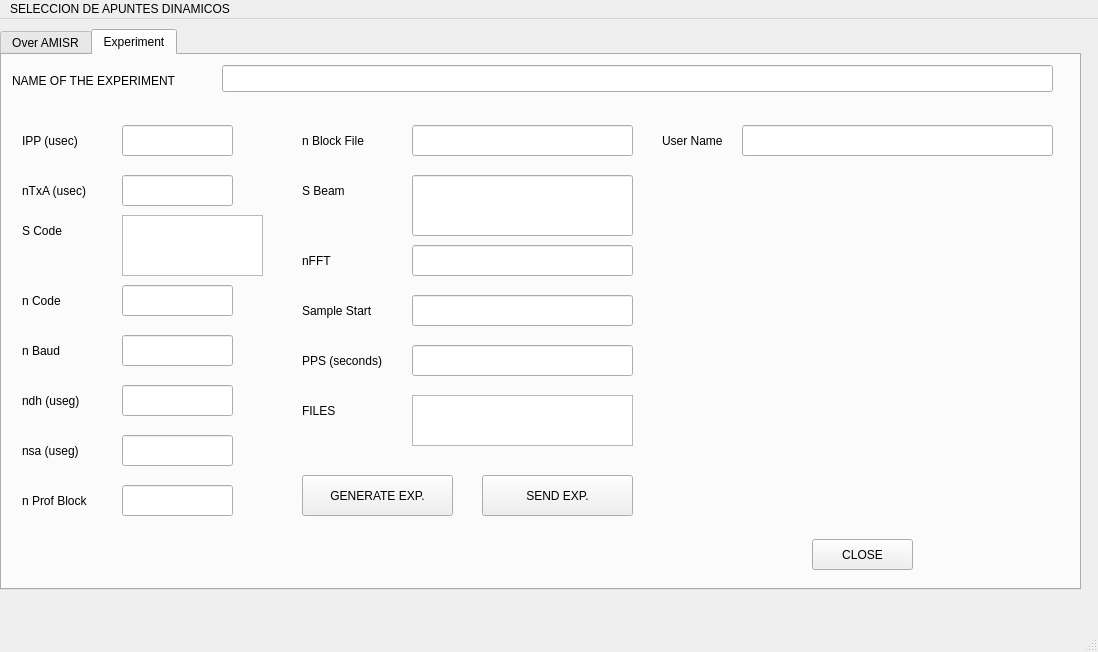
<?xml version="1.0" encoding="UTF-8"?>
<ui version="4.0">
 <class>MainWindow</class>
 <widget class="QMainWindow" name="MainWindow">
  <property name="geometry">
   <rect>
    <x>0</x>
    <y>0</y>
    <width>1098</width>
    <height>652</height>
   </rect>
  </property>
  <property name="maximumSize">
   <size>
    <width>16777215</width>
    <height>16777215</height>
   </size>
  </property>
  <property name="windowTitle">
   <string>MainWindow</string>
  </property>
  <widget class="QWidget" name="centralwidget">
   <widget class="QTabWidget" name="tabWidget">
    <property name="geometry">
     <rect>
      <x>0</x>
      <y>10</y>
      <width>1081</width>
      <height>561</height>
     </rect>
    </property>
    <property name="currentIndex">
     <number>1</number>
    </property>
    <widget class="QWidget" name="TOTALPATTERN">
     <attribute name="title">
      <string>Over AMISR</string>
     </attribute>
     <widget class="MplWidget" name="MplWidget" native="true">
      <property name="geometry">
       <rect>
        <x>0</x>
        <y>0</y>
        <width>601</width>
        <height>531</height>
       </rect>
      </property>
      <property name="sizePolicy">
       <sizepolicy hsizetype="Preferred" vsizetype="Preferred">
        <horstretch>0</horstretch>
        <verstretch>0</verstretch>
       </sizepolicy>
      </property>
     </widget>
     <widget class="QLabel" name="label_Altitude">
      <property name="geometry">
       <rect>
        <x>630</x>
        <y>160</y>
        <width>121</width>
        <height>21</height>
       </rect>
      </property>
      <property name="text">
       <string>ALTITUDE (km)</string>
      </property>
     </widget>
     <widget class="QLabel" name="label_Elevation">
      <property name="geometry">
       <rect>
        <x>800</x>
        <y>80</y>
        <width>111</width>
        <height>20</height>
       </rect>
      </property>
      <property name="text">
       <string>ELEVATION</string>
      </property>
     </widget>
     <widget class="QDateEdit" name="fecha_in">
      <property name="geometry">
       <rect>
        <x>630</x>
        <y>40</y>
        <width>110</width>
        <height>27</height>
       </rect>
      </property>
     </widget>
     <widget class="QLineEdit" name="lineEdit_azimuth">
      <property name="geometry">
       <rect>
        <x>630</x>
        <y>110</y>
        <width>113</width>
        <height>30</height>
       </rect>
      </property>
      <property name="sizePolicy">
       <sizepolicy hsizetype="Expanding" vsizetype="Preferred">
        <horstretch>0</horstretch>
        <verstretch>0</verstretch>
       </sizepolicy>
      </property>
     </widget>
     <widget class="QLabel" name="label_Azimuth">
      <property name="geometry">
       <rect>
        <x>630</x>
        <y>80</y>
        <width>66</width>
        <height>21</height>
       </rect>
      </property>
      <property name="text">
       <string>AZIMUTH</string>
      </property>
     </widget>
     <widget class="QWidget" name="layoutWidget">
      <property name="geometry">
       <rect>
        <x>630</x>
        <y>230</y>
        <width>301</width>
        <height>51</height>
       </rect>
      </property>
      <layout class="QHBoxLayout" name="horizontalLayout_4">
       <item>
        <spacer name="horizontalSpacer_8">
         <property name="orientation">
          <enum>Qt::Horizontal</enum>
         </property>
         <property name="sizeHint" stdset="0">
          <size>
           <width>48</width>
           <height>20</height>
          </size>
         </property>
        </spacer>
       </item>
       <item>
        <widget class="QPushButton" name="pushButton_addbeam">
         <property name="text">
          <string>ADD BEAM</string>
         </property>
        </widget>
       </item>
       <item>
        <spacer name="horizontalSpacer_9">
         <property name="orientation">
          <enum>Qt::Horizontal</enum>
         </property>
         <property name="sizeHint" stdset="0">
          <size>
           <width>48</width>
           <height>20</height>
          </size>
         </property>
        </spacer>
       </item>
       <item>
        <widget class="QPushButton" name="pushButton_del">
         <property name="text">
          <string>Delete 1</string>
         </property>
        </widget>
       </item>
       <item>
        <spacer name="horizontalSpacer_10">
         <property name="orientation">
          <enum>Qt::Horizontal</enum>
         </property>
         <property name="sizeHint" stdset="0">
          <size>
           <width>48</width>
           <height>20</height>
          </size>
         </property>
        </spacer>
       </item>
      </layout>
     </widget>
     <widget class="QWidget" name="layoutWidget_2">
      <property name="geometry">
       <rect>
        <x>890</x>
        <y>190</y>
        <width>181</width>
        <height>29</height>
       </rect>
      </property>
      <layout class="QHBoxLayout" name="horizontalLayout_5">
       <item>
        <spacer name="horizontalSpacer_11">
         <property name="orientation">
          <enum>Qt::Horizontal</enum>
         </property>
         <property name="sizeHint" stdset="0">
          <size>
           <width>48</width>
           <height>20</height>
          </size>
         </property>
        </spacer>
       </item>
       <item>
        <widget class="QPushButton" name="pushButton_plot">
         <property name="sizePolicy">
          <sizepolicy hsizetype="Expanding" vsizetype="Fixed">
           <horstretch>0</horstretch>
           <verstretch>0</verstretch>
          </sizepolicy>
         </property>
         <property name="text">
          <string>PLOT</string>
         </property>
        </widget>
       </item>
       <item>
        <spacer name="horizontalSpacer_12">
         <property name="orientation">
          <enum>Qt::Horizontal</enum>
         </property>
         <property name="sizeHint" stdset="0">
          <size>
           <width>48</width>
           <height>20</height>
          </size>
         </property>
        </spacer>
       </item>
      </layout>
     </widget>
     <widget class="QLineEdit" name="lineEdit_high">
      <property name="geometry">
       <rect>
        <x>630</x>
        <y>190</y>
        <width>251</width>
        <height>27</height>
       </rect>
      </property>
      <property name="sizePolicy">
       <sizepolicy hsizetype="Expanding" vsizetype="Expanding">
        <horstretch>0</horstretch>
        <verstretch>0</verstretch>
       </sizepolicy>
      </property>
     </widget>
     <widget class="QLineEdit" name="lineEdit_elevation">
      <property name="geometry">
       <rect>
        <x>800</x>
        <y>110</y>
        <width>181</width>
        <height>31</height>
       </rect>
      </property>
      <property name="sizePolicy">
       <sizepolicy hsizetype="Expanding" vsizetype="Preferred">
        <horstretch>0</horstretch>
        <verstretch>0</verstretch>
       </sizepolicy>
      </property>
     </widget>
     <widget class="QWidget" name="layoutWidget_3">
      <property name="geometry">
       <rect>
        <x>930</x>
        <y>230</y>
        <width>141</width>
        <height>51</height>
       </rect>
      </property>
      <layout class="QHBoxLayout" name="horizontalLayout_6">
       <item>
        <spacer name="horizontalSpacer_13">
         <property name="orientation">
          <enum>Qt::Horizontal</enum>
         </property>
         <property name="sizeHint" stdset="0">
          <size>
           <width>48</width>
           <height>20</height>
          </size>
         </property>
        </spacer>
       </item>
       <item>
        <widget class="QPushButton" name="pushButton_refresh">
         <property name="text">
          <string>RESET</string>
         </property>
        </widget>
       </item>
       <item>
        <spacer name="horizontalSpacer_14">
         <property name="orientation">
          <enum>Qt::Horizontal</enum>
         </property>
         <property name="sizeHint" stdset="0">
          <size>
           <width>48</width>
           <height>20</height>
          </size>
         </property>
        </spacer>
       </item>
      </layout>
     </widget>
     <widget class="QLabel" name="label_date">
      <property name="geometry">
       <rect>
        <x>630</x>
        <y>20</y>
        <width>66</width>
        <height>17</height>
       </rect>
      </property>
      <property name="text">
       <string>DATE</string>
      </property>
     </widget>
     <widget class="QTableWidget" name="tableWidget_lista">
      <property name="geometry">
       <rect>
        <x>630</x>
        <y>300</y>
        <width>401</width>
        <height>191</height>
       </rect>
      </property>
     </widget>
    </widget>
    <widget class="QWidget" name="SETEXPERIMENTS">
     <attribute name="title">
      <string>Experiment</string>
     </attribute>
     <widget class="QLabel" name="label_IPP">
      <property name="geometry">
       <rect>
        <x>20</x>
        <y>70</y>
        <width>66</width>
        <height>31</height>
       </rect>
      </property>
      <property name="text">
       <string>IPP (usec)</string>
      </property>
     </widget>
     <widget class="QLineEdit" name="lineEdit_IPP">
      <property name="geometry">
       <rect>
        <x>120</x>
        <y>70</y>
        <width>111</width>
        <height>31</height>
       </rect>
      </property>
     </widget>
     <widget class="QLabel" name="label_Tx">
      <property name="geometry">
       <rect>
        <x>20</x>
        <y>120</y>
        <width>81</width>
        <height>31</height>
       </rect>
      </property>
      <property name="text">
       <string>nTxA (usec)</string>
      </property>
     </widget>
     <widget class="QLabel" name="label_3">
      <property name="geometry">
       <rect>
        <x>20</x>
        <y>160</y>
        <width>66</width>
        <height>31</height>
       </rect>
      </property>
      <property name="text">
       <string>S Code</string>
      </property>
     </widget>
     <widget class="QLineEdit" name="lineEdit_Tx">
      <property name="geometry">
       <rect>
        <x>120</x>
        <y>120</y>
        <width>111</width>
        <height>31</height>
       </rect>
      </property>
     </widget>
     <widget class="QLineEdit" name="lineEdit_nCode">
      <property name="geometry">
       <rect>
        <x>120</x>
        <y>230</y>
        <width>111</width>
        <height>31</height>
       </rect>
      </property>
     </widget>
     <widget class="QLineEdit" name="lineEdit_nBaud">
      <property name="geometry">
       <rect>
        <x>120</x>
        <y>280</y>
        <width>111</width>
        <height>31</height>
       </rect>
      </property>
     </widget>
     <widget class="QLineEdit" name="lineEdit_ndh">
      <property name="geometry">
       <rect>
        <x>120</x>
        <y>330</y>
        <width>111</width>
        <height>31</height>
       </rect>
      </property>
     </widget>
     <widget class="QLineEdit" name="lineEdit_nsa">
      <property name="geometry">
       <rect>
        <x>120</x>
        <y>380</y>
        <width>111</width>
        <height>31</height>
       </rect>
      </property>
     </widget>
     <widget class="QLineEdit" name="lineEdit_nProfBlock">
      <property name="geometry">
       <rect>
        <x>120</x>
        <y>430</y>
        <width>111</width>
        <height>31</height>
       </rect>
      </property>
     </widget>
     <widget class="QLineEdit" name="lineEdit_nBlockFile">
      <property name="geometry">
       <rect>
        <x>410</x>
        <y>70</y>
        <width>221</width>
        <height>31</height>
       </rect>
      </property>
     </widget>
     <widget class="QLabel" name="label">
      <property name="geometry">
       <rect>
        <x>20</x>
        <y>230</y>
        <width>66</width>
        <height>31</height>
       </rect>
      </property>
      <property name="text">
       <string>n Code</string>
      </property>
     </widget>
     <widget class="QLabel" name="label_2">
      <property name="geometry">
       <rect>
        <x>20</x>
        <y>280</y>
        <width>66</width>
        <height>31</height>
       </rect>
      </property>
      <property name="text">
       <string>n Baud</string>
      </property>
     </widget>
     <widget class="QLabel" name="label_5">
      <property name="geometry">
       <rect>
        <x>20</x>
        <y>330</y>
        <width>81</width>
        <height>31</height>
       </rect>
      </property>
      <property name="text">
       <string>ndh (useg)</string>
      </property>
     </widget>
     <widget class="QLabel" name="label_6">
      <property name="geometry">
       <rect>
        <x>20</x>
        <y>380</y>
        <width>71</width>
        <height>31</height>
       </rect>
      </property>
      <property name="text">
       <string>nsa (useg)</string>
      </property>
     </widget>
     <widget class="QLabel" name="label_7">
      <property name="geometry">
       <rect>
        <x>20</x>
        <y>430</y>
        <width>91</width>
        <height>31</height>
       </rect>
      </property>
      <property name="text">
       <string>n Prof Block</string>
      </property>
     </widget>
     <widget class="QLabel" name="label_8">
      <property name="geometry">
       <rect>
        <x>300</x>
        <y>70</y>
        <width>91</width>
        <height>31</height>
       </rect>
      </property>
      <property name="text">
       <string>n Block File</string>
      </property>
     </widget>
     <widget class="QLabel" name="label_9">
      <property name="geometry">
       <rect>
        <x>300</x>
        <y>120</y>
        <width>66</width>
        <height>31</height>
       </rect>
      </property>
      <property name="text">
       <string>S Beam</string>
      </property>
     </widget>
     <widget class="QLabel" name="label_10">
      <property name="geometry">
       <rect>
        <x>300</x>
        <y>190</y>
        <width>66</width>
        <height>31</height>
       </rect>
      </property>
      <property name="text">
       <string>nFFT</string>
      </property>
     </widget>
     <widget class="QLabel" name="label_11">
      <property name="geometry">
       <rect>
        <x>300</x>
        <y>240</y>
        <width>91</width>
        <height>31</height>
       </rect>
      </property>
      <property name="text">
       <string>Sample Start</string>
      </property>
     </widget>
     <widget class="QLineEdit" name="lineEdit_SBeam">
      <property name="geometry">
       <rect>
        <x>410</x>
        <y>120</y>
        <width>221</width>
        <height>61</height>
       </rect>
      </property>
     </widget>
     <widget class="QLineEdit" name="lineEdit_nFFT">
      <property name="geometry">
       <rect>
        <x>410</x>
        <y>190</y>
        <width>221</width>
        <height>31</height>
       </rect>
      </property>
     </widget>
     <widget class="QLineEdit" name="lineEdit_SampleStart">
      <property name="geometry">
       <rect>
        <x>410</x>
        <y>240</y>
        <width>221</width>
        <height>31</height>
       </rect>
      </property>
     </widget>
     <widget class="QLineEdit" name="lineEdit_PPS">
      <property name="geometry">
       <rect>
        <x>410</x>
        <y>290</y>
        <width>221</width>
        <height>31</height>
       </rect>
      </property>
     </widget>
     <widget class="QLabel" name="label_12">
      <property name="geometry">
       <rect>
        <x>300</x>
        <y>290</y>
        <width>101</width>
        <height>31</height>
       </rect>
      </property>
      <property name="text">
       <string>PPS (seconds)</string>
      </property>
     </widget>
     <widget class="QLineEdit" name="lineEdit_titleExp">
      <property name="geometry">
       <rect>
        <x>220</x>
        <y>10</y>
        <width>831</width>
        <height>27</height>
       </rect>
      </property>
     </widget>
     <widget class="QLabel" name="label_13">
      <property name="geometry">
       <rect>
        <x>10</x>
        <y>10</y>
        <width>191</width>
        <height>31</height>
       </rect>
      </property>
      <property name="text">
       <string>NAME OF THE EXPERIMENT</string>
      </property>
     </widget>
     <widget class="QPushButton" name="pushButton_GEN_EXP">
      <property name="geometry">
       <rect>
        <x>300</x>
        <y>420</y>
        <width>151</width>
        <height>41</height>
       </rect>
      </property>
      <property name="text">
       <string>GENERATE EXP.</string>
      </property>
     </widget>
     <widget class="QLabel" name="label_14">
      <property name="geometry">
       <rect>
        <x>300</x>
        <y>340</y>
        <width>71</width>
        <height>31</height>
       </rect>
      </property>
      <property name="text">
       <string>FILES </string>
      </property>
     </widget>
     <widget class="QListWidget" name="listWidget_files">
      <property name="geometry">
       <rect>
        <x>410</x>
        <y>340</y>
        <width>221</width>
        <height>51</height>
       </rect>
      </property>
     </widget>
     <widget class="QListWidget" name="listWidget_SCode">
      <property name="geometry">
       <rect>
        <x>120</x>
        <y>160</y>
        <width>141</width>
        <height>61</height>
       </rect>
      </property>
     </widget>
     <widget class="QLabel" name="label_15">
      <property name="geometry">
       <rect>
        <x>660</x>
        <y>70</y>
        <width>81</width>
        <height>31</height>
       </rect>
      </property>
      <property name="text">
       <string>User Name</string>
      </property>
     </widget>
     <widget class="QLineEdit" name="lineEdit_User">
      <property name="geometry">
       <rect>
        <x>740</x>
        <y>70</y>
        <width>311</width>
        <height>31</height>
       </rect>
      </property>
     </widget>
     <widget class="QLabel" name="label_16">
      <property name="geometry">
       <rect>
        <x>660</x>
        <y>120</y>
        <width>391</width>
        <height>271</height>
       </rect>
      </property>
      <property name="text">
       <string/>
      </property>
     </widget>
     <widget class="QPushButton" name="pushButton_send_exp">
      <property name="geometry">
       <rect>
        <x>480</x>
        <y>420</y>
        <width>151</width>
        <height>41</height>
       </rect>
      </property>
      <property name="text">
       <string>SEND EXP.</string>
      </property>
     </widget>
     <widget class="QPushButton" name="pushButton_close">
      <property name="geometry">
       <rect>
        <x>810</x>
        <y>484</y>
        <width>101</width>
        <height>31</height>
       </rect>
      </property>
      <property name="text">
       <string>CLOSE</string>
      </property>
     </widget>
     <widget class="QLabel" name="label_17">
      <property name="geometry">
       <rect>
        <x>660</x>
        <y>420</y>
        <width>391</width>
        <height>41</height>
       </rect>
      </property>
      <property name="text">
       <string/>
      </property>
     </widget>
    </widget>
   </widget>
  </widget>
  <widget class="QMenuBar" name="menubar">
   <property name="geometry">
    <rect>
     <x>0</x>
     <y>0</y>
     <width>1098</width>
     <height>22</height>
    </rect>
   </property>
   <widget class="QMenu" name="menuSELECCION_DE_APUNTES_DINAMICOS">
    <property name="title">
     <string>SELECCION DE APUNTES DINAMICOS</string>
    </property>
   </widget>
   <addaction name="menuSELECCION_DE_APUNTES_DINAMICOS"/>
  </widget>
  <widget class="QStatusBar" name="statusbar"/>
 </widget>
 <customwidgets>
  <customwidget>
   <class>MplWidget</class>
   <extends>QWidget</extends>
   <header>mplwidget.h</header>
   <container>1</container>
  </customwidget>
 </customwidgets>
 <resources>
  <include location="../../../../../Desktop/app/QT_des/amisr_image.qrc"/>
 </resources>
 <connections/>
</ui>
